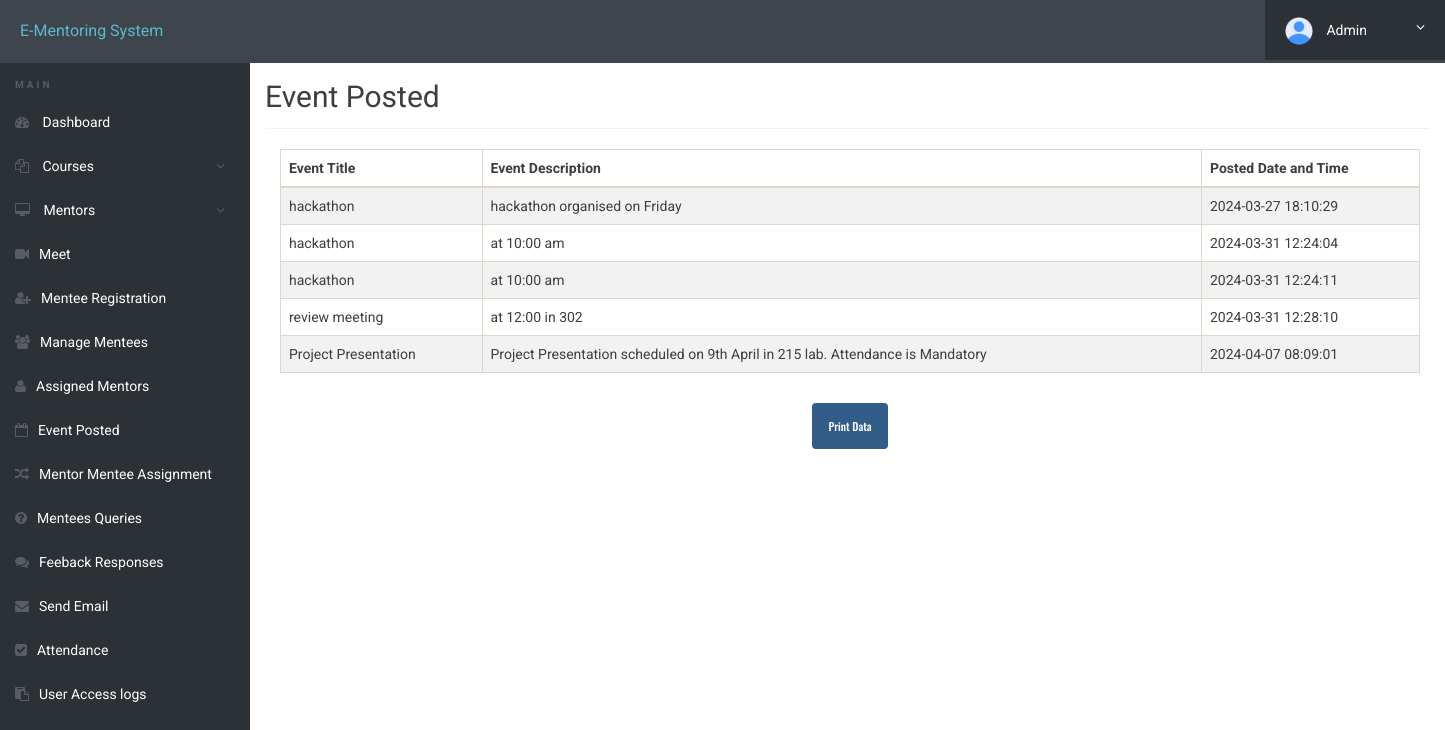
Screenshot of /admin/event_posted.php (signed in) with the database file from the repository.
### tables this page shows
CREATE TABLE `event` (
  `id` int(11) NOT NULL,
  `event_name` text NOT NULL,
  `event_disct` text NOT NULL,
  `posted_datetime` text NOT NULL
);

### admin/event_posted.php (the view, shortened to what this page needs)
<!doctype html>
<html lang="en" class="no-js">
<head>
	<link rel="stylesheet" href="css/font-awesome.min.css">
	<link rel="stylesheet" href="css/bootstrap.min.css">
	<link rel="stylesheet" href="css/dataTables.bootstrap.min.css">
	<link rel="stylesheet" href="css/bootstrap-social.css">
	<link rel="stylesheet" href="css/bootstrap-select.css">
	<link rel="stylesheet" href="css/fileinput.min.css">
	<link rel="stylesheet" href="css/awesome-bootstrap-checkbox.css">
	<link rel="stylesheet" href="css/style.css">
</head>
<body>
	<?php include('includes/header.php');?>
	<div class="ts-main-content">
		<?php include('includes/sidebar.php');?>
		<div class="content-wrapper">
			<div class="container-fluid">
				<div class="row">
					<div class="col-md-12">
						<h2 class="page-title">Event Posted</h2>
						<div class="container">
							<div class="row">
								<div class="col-md-12">
									<table class="table table-bordered table-striped">
										<thead>
											<tr>
												<th>Event Title</th>
												<th>Event Description</th>
												<th>Posted Date and Time</th>
											</tr>
										</thead>
										<tbody>
											<?php
											$stmt = $mysqli->prepare("SELECT event_name, event_disct, posted_datetime FROM event");
											$stmt->execute();
											$stmt->bind_result($event_name, $event_disct, $posted_datetime);
											while ($stmt->fetch()) {
												echo "<tr>";
												echo "<td>$event_name</td>";
												echo "<td>$event_disct</td>";
												echo "<td>$posted_datetime</td>";
												echo "</tr>";
											}
											?>
										</tbody>
									</table>
									<div class="text-center no-print">
										<button class="btn btn-primary print-button" onclick="window.print()">Print Data</button>
									</div>
								</div>
							</div>
						</div>
					</div>
				</div>
			</div>
		</div>
	</div>
</body>
</html>

### admin/css/style.css (style rules this page uses)
html { font-size: 14px; }
@media only screen and (min-width: 480px) { html { font-size: 17px; } }
@media only screen and (min-width: 768px) { html { font-size: 14px; } }
body { font-size: 1em; }
.btn { font-family: 'Oswald', sans-serif; }
.btn { text-transform: none; }
.page-title { padding-bottom: 15px; margin-bottom: 20px; border-bottom: 1px solid #f0f0f0; }
.ts-main-content .content-wrapper { padding-top: 15px; margin-top: 10px; }
@media only screen and (min-width: 992px) { .ts-main-content .content-wrapper { margin-left: 250px; } }

### admin/event_posted.php (style rules this page uses)
.container-fluid { margin-top: 35px; }
.table-striped tbody tr:nth-of-type(odd) { background-color: rgba(0, 0, 0, 0.05); }
.print-button { margin-top: 10px; }

### rows the page displays
event: event_name "hackathon", event_disct "hackathon organised on Friday", posted_datetime "2024-03-27 18:10:29"
event: event_name "hackathon", event_disct "at 10:00 am", posted_datetime "2024-03-31 12:24:04"
event: event_name "hackathon", event_disct "at 10:00 am", posted_datetime "2024-03-31 12:24:11"
event: event_name "review meeting", event_disct "at 12:00 in 302", posted_datetime "2024-03-31 12:28:10"
event: event_name "Project Presentation", event_disct "Project Presentation scheduled on 9th April in 215 lab. Attendance is Mandatory", posted_datetime "2024-04-07 08:09:01"
